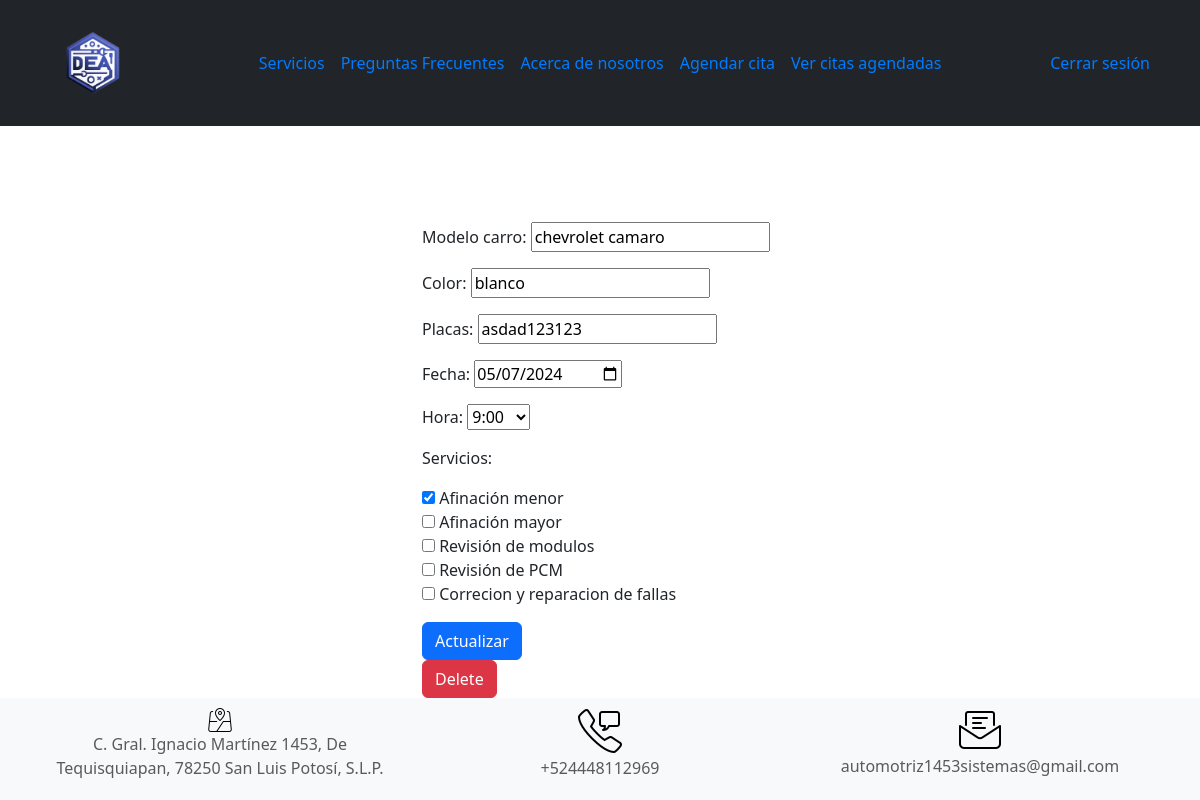
Page /detalle_cita_cliente/42 (signed in) on the earlier database version.
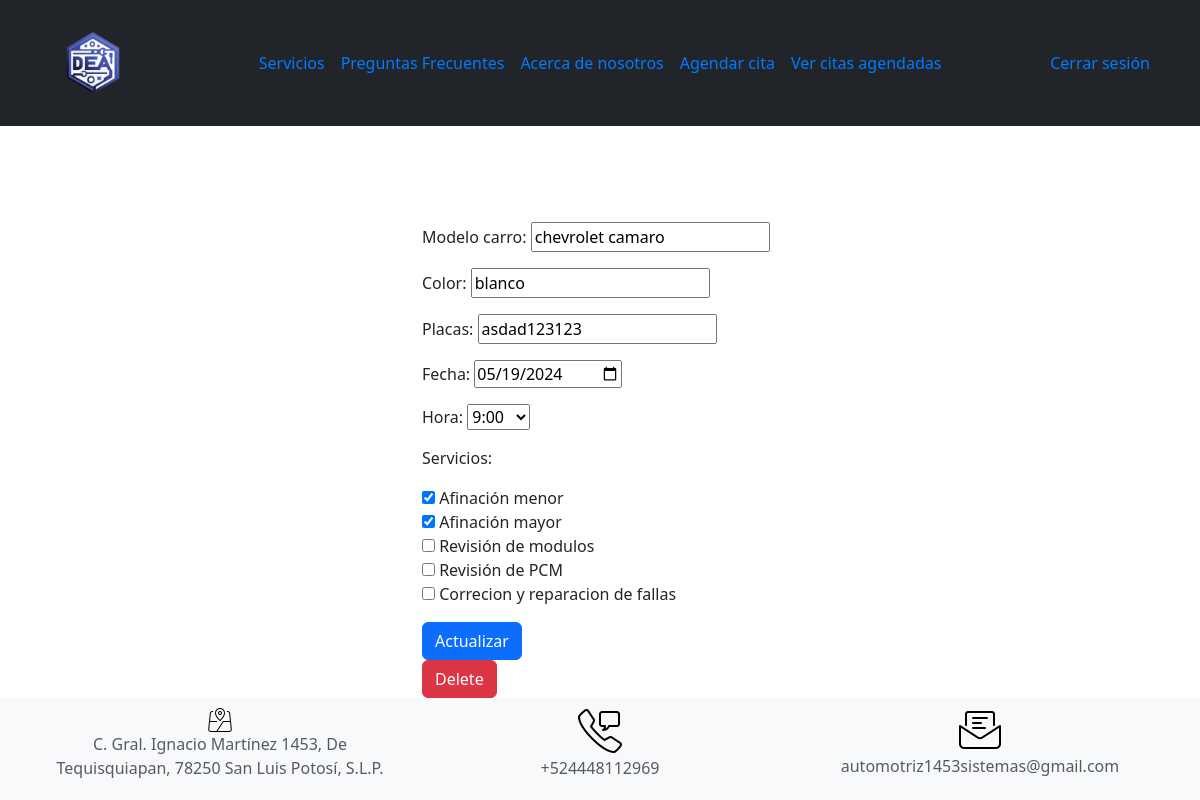
Same page on the later database version.
### autenticacion/models.py (models this page shows, shortened)
class Cita(models.Model):
    usuario = models.ForeignKey(User, on_delete=models.CASCADE)
    modelo_carro = models.CharField(max_length=100)
    color = models.CharField(max_length=100)
    placas = models.CharField(max_length=20)
    fecha = models.DateField()
    hora = models.TimeField()
    estado = models.CharField(max_length=50, default='pendiente')
    retroalimentacion = models.TextField(null=True, blank=True)
    servicios = models.ManyToManyField(Servicio, through='DetalleCita')

### autenticacion/views.py (the view, shortened to what this page needs)
# urls.py: path('detalle_cita_cliente/<int:cita_id>', v_auth.detalle_cita_cliente, name='detalle_cita_cliente'),
@login_required
def detalle_cita_cliente(request,cita_id):
    cita = get_object_or_404(Cita, id = cita_id, usuario = request.user)
    detalles_cita = cita.detallecita_set.all()
    print(detalles_cita)
    if request.method == 'GET':
        form = CitaForm(instance = cita)
        return render(request,'detalle_cita_cliente.html',{
            'cita': cita,
            'form':form,
            'titulo': "Modificación de cita"
        })

### autenticacion/forms.py (shortened to what this page needs)
class CitaForm(forms.ModelForm):
    class Meta:
        model = Cita
        fields = ['modelo_carro', 'color', 'placas', 'fecha', 'hora', 'servicios']
        widgets = {
            'fecha': CustomDateInput(),
            'hora': forms.Select(choices=[('09:00', '9:00'), ('10:00', '10:00'), ('11:00', '11:00')]),
        }
    servicios = forms.ModelMultipleChoiceField(
            queryset=None,
            widget=forms.CheckboxSelectMultiple
        )
    def __init__(self, *args, **kwargs):
        super().__init__(*args, **kwargs)
        self.fields['servicios'].queryset = Servicio.objects.all()

### autenticacion/models.py (called while the page is built)
    def __str__(self):
        return self.nombre

    def __str__(self):
        return f"DetalleCita #{self.id} - Cita #{self.cita.id} - Servicio #{self.servicio.id}"

### main/templates/detalle_cita_cliente.html (shortened to what this page needs)
<!DOCTYPE html>
<html lang="en">
<head>
    {% extends 'layouts/base.html' %}
    {% block content %}
    <div class="container">
        <div class="row">
            <div class="col-md-4 offset-md-4 mt-5">
                    <div class="mt-5">
                        <form method="POST" class="my-form">
                            {{form.as_p}}
                            <button class="btn btn-primary">
                                Actualizar
                            </button>
                        </form>
                        <form action="{% url 'eliminar_cita_cliente' cita.id %}" method="POST" class="my-form">
                            <button class="btn btn-danger">
                                Delete
                            </button>
                        </form>
                    </div>
            </div>
        </div>
    </div>
    {% endblock %}

Differences in the rows shown:
changed Cita "chevrolet camaro": fecha "05/07/2024" → "05/19/2024"
Other differences:
form field servicios: "☑ ☐ ☐ ☐ ☐" → "☑ ☑ ☐ ☐ ☐"
